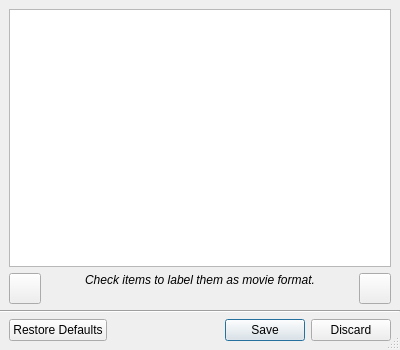
<?xml version="1.0" encoding="UTF-8"?>
<ui version="4.0">
 <class>FormatsDialog</class>
 <widget class="QDialog" name="FormatsDialog">
  <property name="windowModality">
   <enum>Qt::WindowModal</enum>
  </property>
  <property name="geometry">
   <rect>
    <x>0</x>
    <y>0</y>
    <width>400</width>
    <height>350</height>
   </rect>
  </property>
  <property name="windowTitle">
   <string>Edit Formats</string>
  </property>
  <property name="sizeGripEnabled">
   <bool>true</bool>
  </property>
  <layout class="QVBoxLayout" name="verticalLayout_2">
   <property name="leftMargin">
    <number>0</number>
   </property>
   <property name="topMargin">
    <number>0</number>
   </property>
   <property name="rightMargin">
    <number>0</number>
   </property>
   <property name="bottomMargin">
    <number>0</number>
   </property>
   <item>
    <layout class="QVBoxLayout" name="verticalLayout">
     <property name="leftMargin">
      <number>9</number>
     </property>
     <property name="topMargin">
      <number>9</number>
     </property>
     <property name="rightMargin">
      <number>9</number>
     </property>
     <item>
      <widget class="QListWidget" name="listWidget">
       <property name="contextMenuPolicy">
        <enum>Qt::ActionsContextMenu</enum>
       </property>
       <property name="alternatingRowColors">
        <bool>true</bool>
       </property>
       <property name="sortingEnabled">
        <bool>true</bool>
       </property>
      </widget>
     </item>
     <item>
      <layout class="QHBoxLayout" name="horizontalLayout">
       <item>
        <widget class="QToolButton" name="removeButton">
         <property name="iconSize">
          <size>
           <width>24</width>
           <height>24</height>
          </size>
         </property>
        </widget>
       </item>
       <item>
        <widget class="QLabel" name="label">
         <property name="font">
          <font>
           <italic>true</italic>
          </font>
         </property>
         <property name="text">
          <string>Check items to label them as movie format.</string>
         </property>
         <property name="alignment">
          <set>Qt::AlignHCenter|Qt::AlignTop</set>
         </property>
         <property name="wordWrap">
          <bool>true</bool>
         </property>
        </widget>
       </item>
       <item>
        <widget class="QToolButton" name="addButton">
         <property name="iconSize">
          <size>
           <width>24</width>
           <height>24</height>
          </size>
         </property>
        </widget>
       </item>
      </layout>
     </item>
    </layout>
   </item>
   <item>
    <widget class="Line" name="line">
     <property name="orientation">
      <enum>Qt::Horizontal</enum>
     </property>
    </widget>
   </item>
   <item>
    <layout class="QHBoxLayout" name="horizontalLayout_2">
     <property name="leftMargin">
      <number>9</number>
     </property>
     <property name="rightMargin">
      <number>9</number>
     </property>
     <property name="bottomMargin">
      <number>9</number>
     </property>
     <item>
      <widget class="QDialogButtonBox" name="buttonBox">
       <property name="standardButtons">
        <set>QDialogButtonBox::Discard|QDialogButtonBox::RestoreDefaults|QDialogButtonBox::Save</set>
       </property>
      </widget>
     </item>
    </layout>
   </item>
  </layout>
  <action name="actionAdd_Format">
   <property name="icon">
    <iconset resource="pwatcher_res.qrc">
     <normaloff>:/icons/add.ico</normaloff>:/icons/add.ico</iconset>
   </property>
   <property name="text">
    <string>Add Format</string>
   </property>
   <property name="shortcut">
    <string>Ctrl+Ins</string>
   </property>
   <property name="shortcutContext">
    <enum>Qt::WidgetWithChildrenShortcut</enum>
   </property>
  </action>
  <action name="actionDelete_Format">
   <property name="icon">
    <iconset resource="pwatcher_res.qrc">
     <normaloff>:/icons/remove.ico</normaloff>:/icons/remove.ico</iconset>
   </property>
   <property name="text">
    <string>Delete Format</string>
   </property>
   <property name="shortcut">
    <string>Del</string>
   </property>
   <property name="shortcutContext">
    <enum>Qt::WidgetWithChildrenShortcut</enum>
   </property>
  </action>
 </widget>
 <layoutdefault spacing="6" margin="11"/>
 <resources>
  <include location="pwatcher_res.qrc"/>
 </resources>
 <connections/>
</ui>
